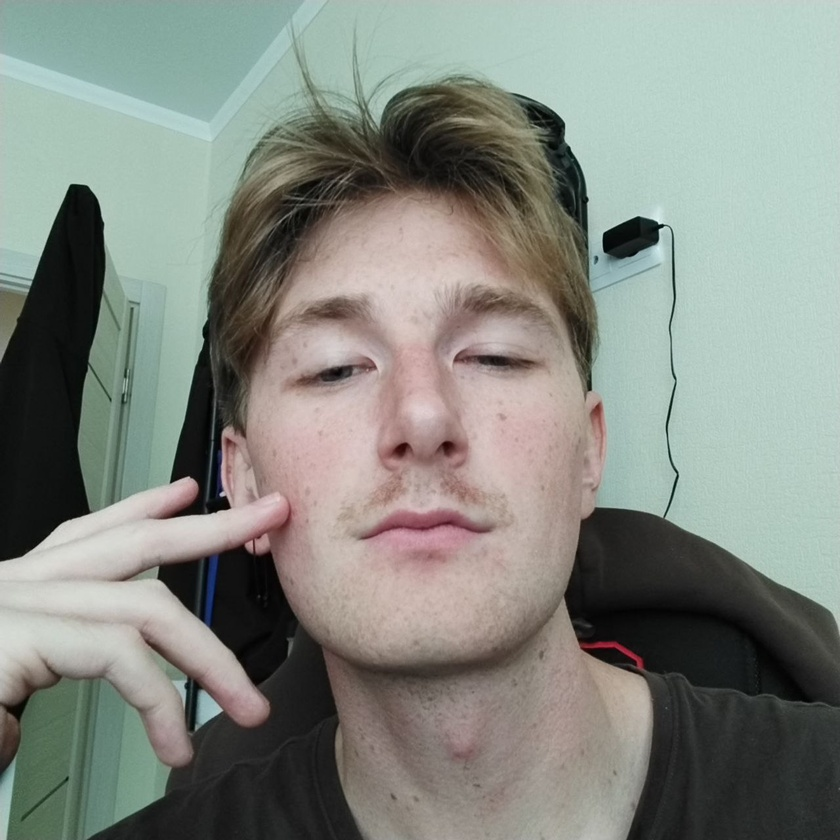
//> input picture cpp/series/ava.jpg, 840 x 840 px, shrunk from 1280 x 1280 before the run
$ ./main   (built with g++ and OpenCV 4)
//> lines starting //> are read from the running program, lines starting //| are printed output that depends on the picture; after the words box and inside, x2 and y2 are one past the last pixel; in counts of white or black regions, pixels touching at a corner belong together
//> further down, src is the input picture: 840 rows x 840 cols, CV_8UC3; mean B, G, R 129, 136.4, 131.7
#include <opencv2/opencv.hpp>
#include <vector>

using namespace cv;
using namespace std;

Mat animeStyle(Mat src, int lineSize, int blurValue, int k)
{
//> called with lineSize = 7, blurValue = 5, k = 2
    Mat gray, edges, dst;
    Mat blurred;

    // 1. Сглаживание изображения
    bilateralFilter(src, blurred, 9, blurValue, blurValue);

    // 2. Уменьшение цветовой палитры с помощью k-mean clustering
    Mat data = blurred.reshape(1, blurred.rows * blurred.cols);
    data.convertTo(data, CV_32F);
    vector<int> labels;
    Mat centers;
    kmeans(data, k, labels, TermCriteria(TermCriteria::MAX_ITER | TermCriteria::EPS, 10, 0.01), 3, KMEANS_PP_CENTERS, centers);
//> labels = 705600 items; centers = [[170, 178.4, 171], [43.51, 48.88, 49.67]]
    Mat quantized = blurred.clone();

    for (int i = 0; i < 10; i++) {
        std::cout << i << "\n";
    }

    for (int i = 0; i < blurred.rows * blurred.cols; i++) {
        int cluster_idx = labels[i];
        quantized.at<Vec3b>(i / blurred.cols, i % blurred.cols) = centers.at<Vec3f>(cluster_idx);
    }
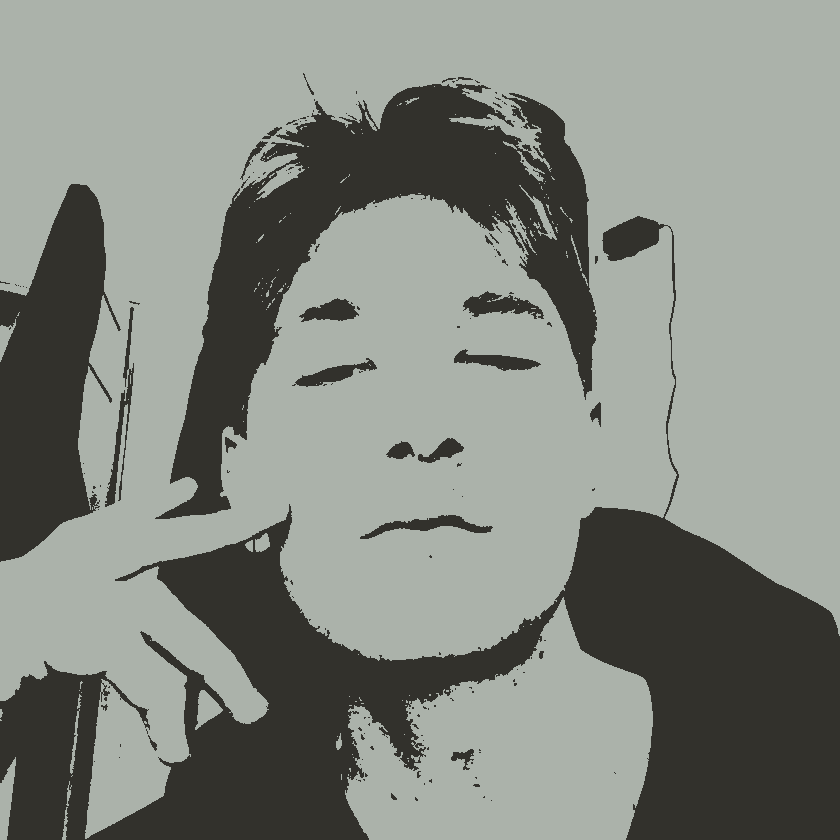
//> quantized: 840 rows x 840 cols, CV_8UC3; mean B, G, R 129.2, 136.2, 131.8

    // 3. Обнаружение границ
    cvtColor(quantized, gray, COLOR_BGR2GRAY);
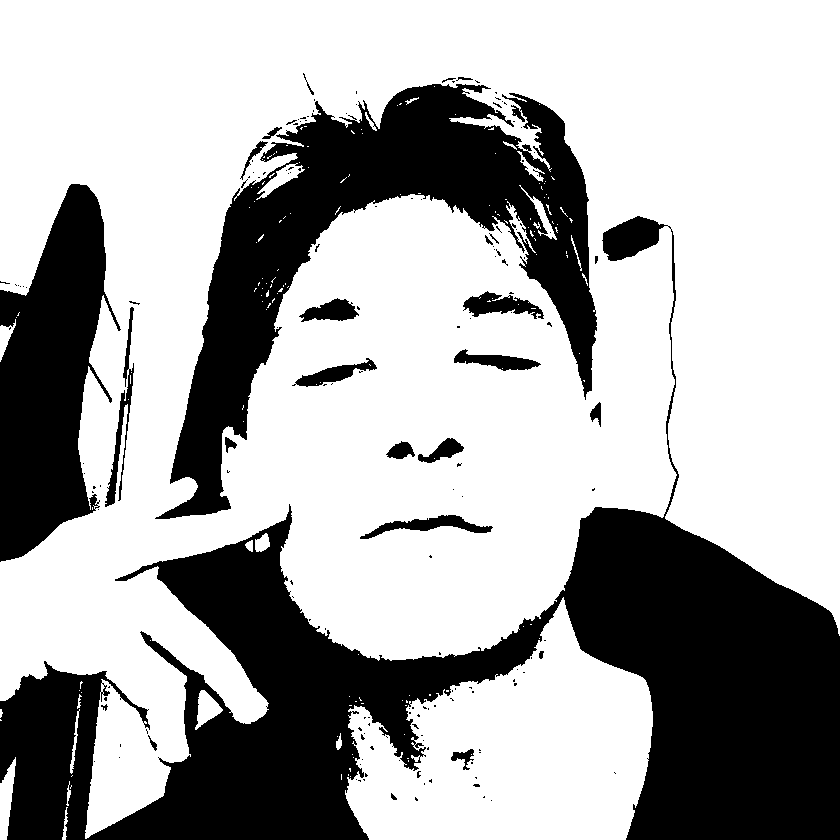
//> gray: 840 rows x 840 cols, CV_8UC1; values 49 (black) and 175 (white), 67.6% white; 165 black regions (139 under 20 px), largest, box (x1, y1, x2, y2) and area: (0, 216, 840, 840) 135598, (155, 84, 597, 519) 57172, (0, 184, 121, 562) 27416
    medianBlur(gray, gray, 5);
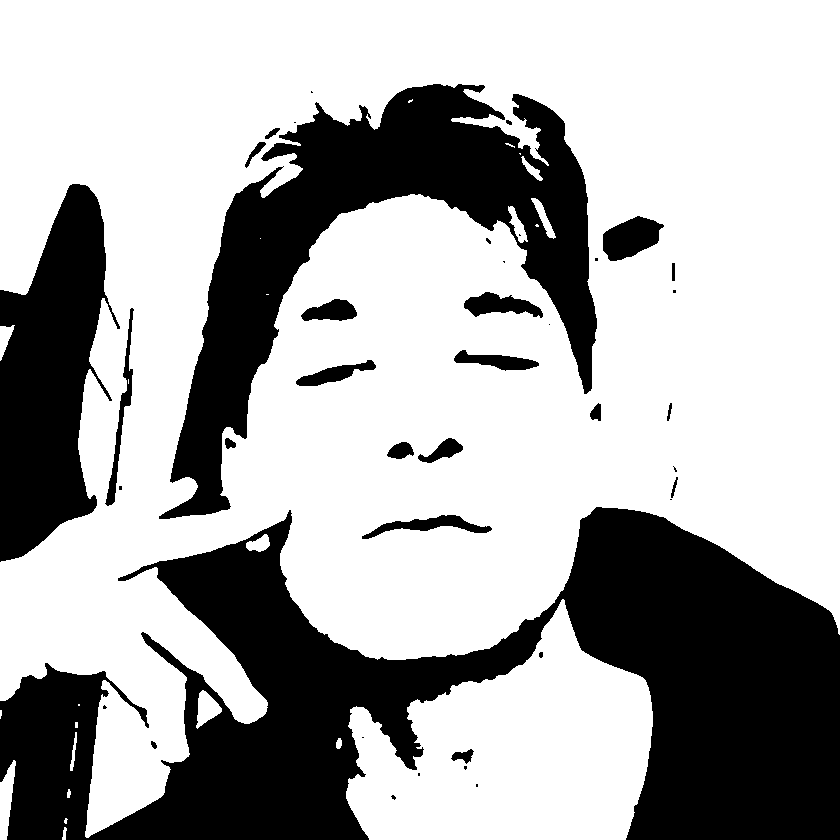
//> gray: 840 rows x 840 cols, CV_8UC1; values 49 (black) and 175 (white), 67.7% white; 40 black regions (17 under 20 px), largest, box (x1, y1, x2, y2) and area: (0, 507, 840, 840) 133449, (159, 84, 597, 519) 57654, (0, 184, 120, 562) 27438
    adaptiveThreshold(gray, edges, 255, ADAPTIVE_THRESH_MEAN_C, THRESH_BINARY, lineSize, 2);
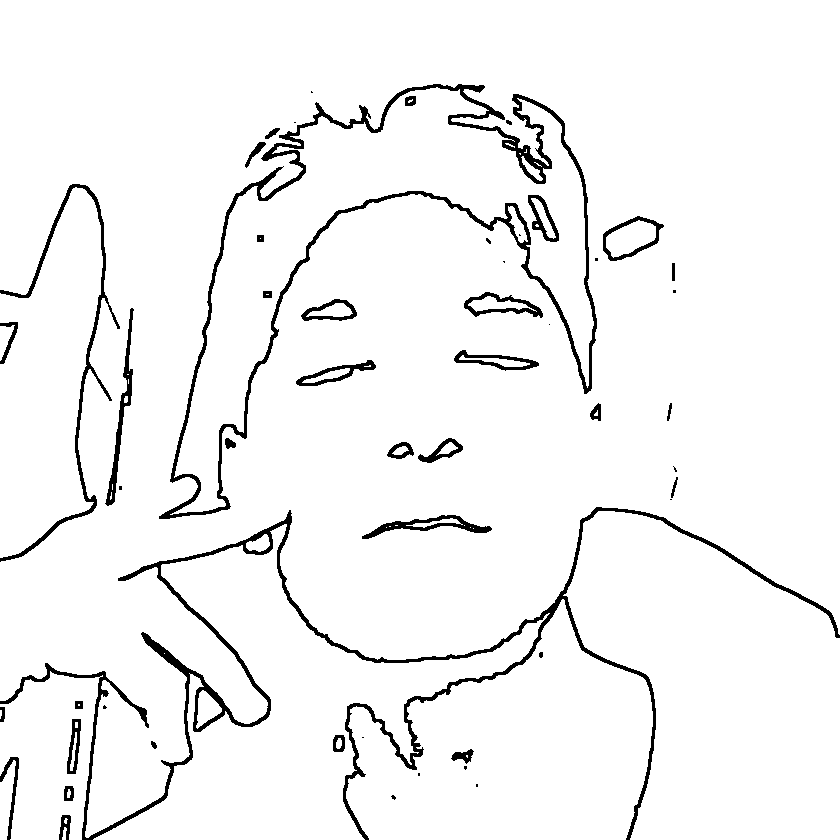
//> edges: 840 rows x 840 cols, CV_8UC1; 95.4% white; 52 black regions (17 under 20 px), largest, box (x1, y1, x2, y2) and area: (0, 507, 840, 840) 11524, (159, 84, 597, 519) 9882, (0, 184, 120, 562) 2446
    cvtColor(edges, edges, COLOR_GRAY2BGR);

    // 4. Объединение границ и квантованного изображения
    bitwise_and(quantized, edges, dst);
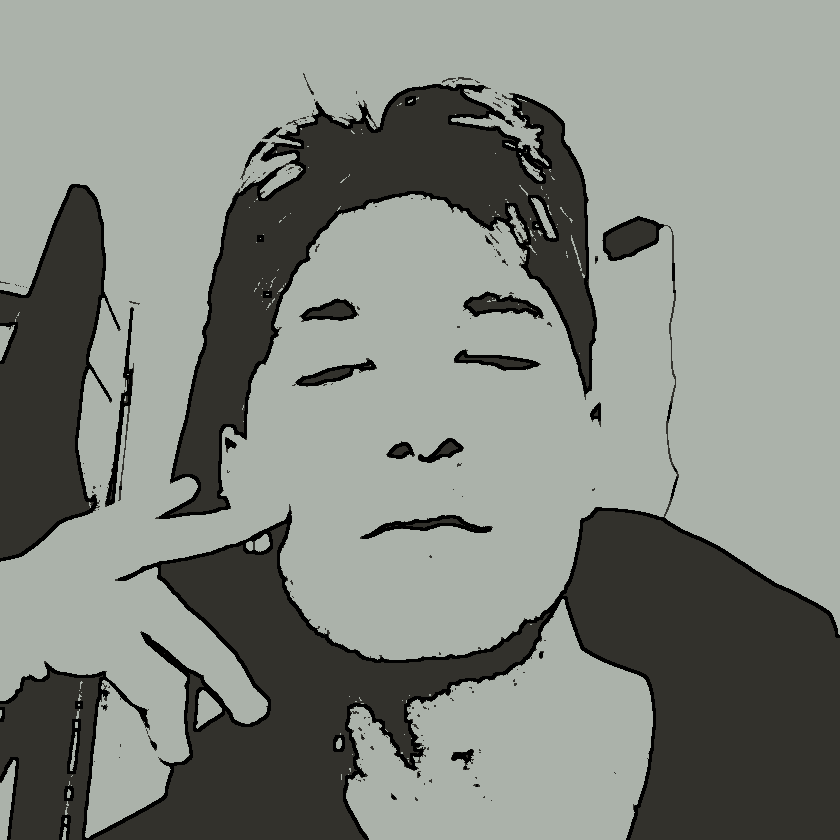
//> dst: 840 rows x 840 cols, CV_8UC3; mean B, G, R 126.8, 133.6, 129.2

    return dst;
}

int main()
{
    Mat src = imread("ava.jpg");
    if (src.empty()) {
        cout << "Ошибка загрузки изображения!" << endl;
        return -1;
    }

    Mat anime = animeStyle(src, 7, 5, 2); // Параметры можно настроить
    imwrite("anime_output.jpg", anime);

    return 0;
}
